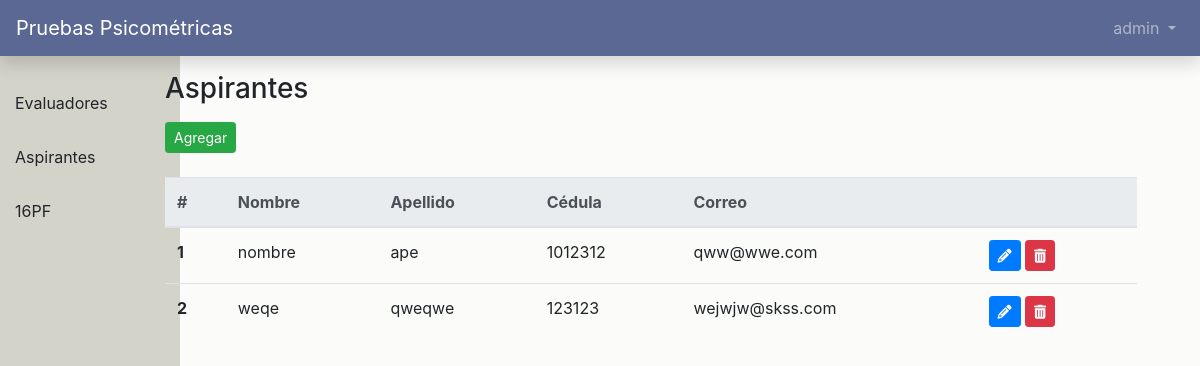
Page /dash/aspirantes (signed in) on the committed database.
### users/models.py (models this page shows, shortened)
class CustomUser(AbstractUser):
    role = models.PositiveIntegerField(null=True, blank=True)
    updated_password = models.BooleanField(null=True, blank=True)
    def get_role(self):
        return '%s' % (self.role)

### main_app/views.py (the view)
# urls.py: path('dash/aspirantes', views.applicants, name='aspirantes'),
def applicants(request):
    applicants = CustomUser.objects.filter(role=2)
    return render(request, 'dashboard/aspirantes.html', {'applicants': applicants})

### templates/dashboard/aspirantes.html (shortened to what this page needs)
{% extends './index.html' %}
{% block main_content %}
    <section class="content">
        <div class="row">
            <div class="col-sm-12">
                <h3>Aspirantes</h3>
            </div>
        </div>
        <div class="row mb-4 mt-2">
            <div class="col-sm-12">
                <button type="button" class="btn btn-success btn-sm" data-toggle="modal" data-target="#agregarModal">Agregar</button>
            </div>
        </div>
        <div class="row">
            <div class="col-sm-12">
                <table class="table">
                    <thead class="thead-light">
                        <tr>
                            <th scope="col">#</th>
                            <th scope="col">Nombre</th>
                            <th scope="col">Apellido</th>
                            <th scope="col">Cédula</th>
                            <th scope="col">Correo</th>
                            <th scope="col"></th>
                        </tr>
                    </thead>
                    <tbody>
                        {% for applicant in applicants %}
                            <tr>
                                <th scope="row">{{ forloop.counter }}</th>
                                <td>{{ applicant.first_name }}</td>
                                <td>{{ applicant.last_name }}</td>
                                <td>{{ applicant.username }}</td>
                                <td>{{ applicant.email }}</td>
                                <td>
                                    <button type="button" user-id="{{applicant.id}}" class="btn btn-primary btn-sm btn-edit" data-toggle="modal" data-target="#editarModal" ><i user-id="{{applicant.id}}" class="fas fa-pencil-alt"></i></button>
                                    <button type="button" user-id="{{applicant.id}}" class="btn btn-danger btn-sm btn-delete"><i user-id="{{applicant.id}}" class="fas fa-trash-alt"></i></button>
                                </td>
                            </tr>
                        {% endfor %}
                    </tbody>
                </table>
            </div>
        </div>
    </section>
{% endblock %}

### templates/navbar.html (shortened to what this page needs)
{% block navbar %}
<nav class="navbar navbar-expand-md navbar-dark mb-4 fixed-top shadow" style="background-color: #5c6894">
    {% if user.get_role == '1' %}
        <a class="navbar-brand" href="{% url 'home' %}">Pruebas Psicométricas - Evaluador</a>
    {% else%}
        <a class="navbar-brand" href="{% url 'home' %}">Pruebas Psicométricas</a>
    {% endif %}
    <div class="collapse navbar-collapse" id="navbarCollapse">
        {% if user.is_authenticated %}
        <ul class="navbar-nav ml-auto">
            <li class="nav-item">
                <a
                    class="nav-link dropdown-toggle"
                    href="#"
                    id="userMenu"
                    data-toggle="dropdown"
                    aria-haspopup="true"
                    aria-expanded="false"
                >
                    {{ user.username }}
                </a>
            </li>
        </ul>
        {% endif %}
    </div>
</nav>
{% endblock navbar %}

### static/css/styles.css (style rules this page uses)
body { background-color: #fbfcf9; }
.content { padding-top: 6vw; padding-left: 10vw; width: 91vw; }

### rows in the picture
CustomUser: username "admin"
CustomUser: first_name "nombre", last_name "ape", username "1012312", email "qww@wwe.com"
CustomUser: first_name "weqe", last_name "qweqwe", username "123123", email "wejwjw@skss.com"
